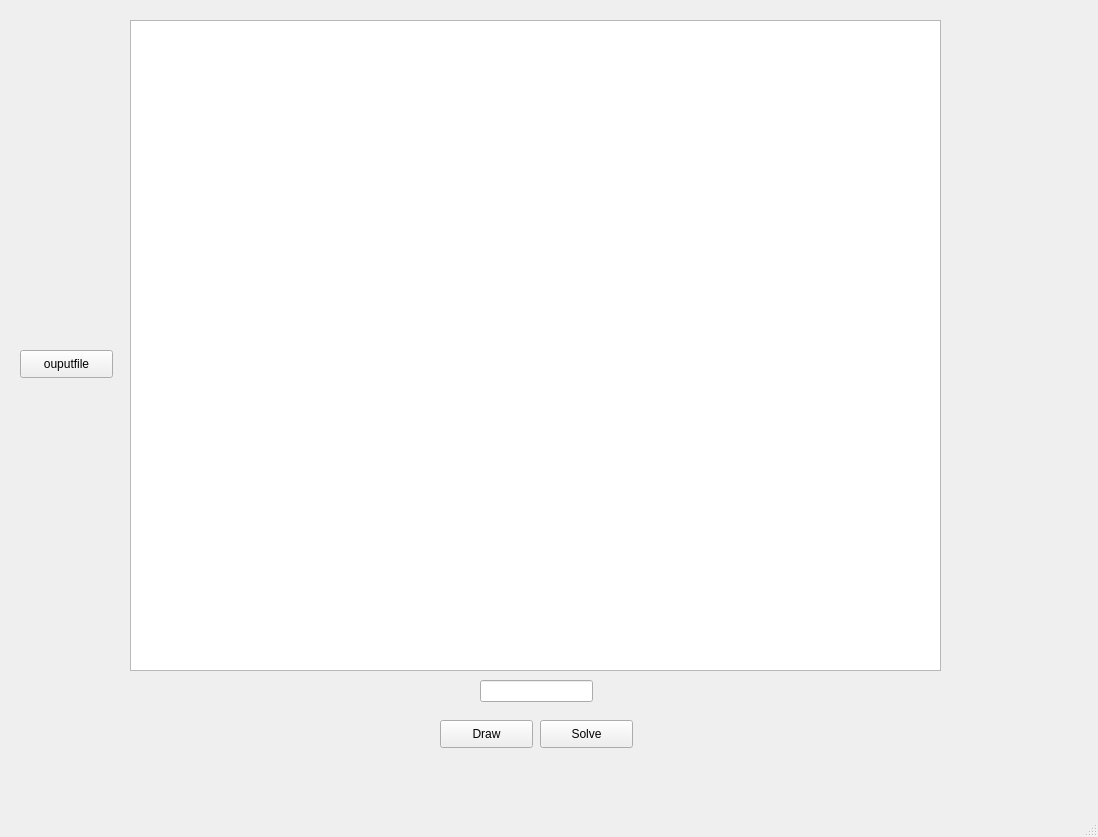
<?xml version="1.0" encoding="UTF-8"?>
<ui version="4.0">
 <class>MainWindow</class>
 <widget class="QMainWindow" name="MainWindow">
  <property name="geometry">
   <rect>
    <x>0</x>
    <y>0</y>
    <width>1098</width>
    <height>837</height>
   </rect>
  </property>
  <property name="windowTitle">
   <string>Problem Solver</string>
  </property>
  <widget class="QWidget" name="centralwidget">
   <widget class="QLineEdit" name="inputnodes">
    <property name="geometry">
     <rect>
      <x>480</x>
      <y>680</y>
      <width>113</width>
      <height>22</height>
     </rect>
    </property>
   </widget>
   <widget class="QPushButton" name="add">
    <property name="geometry">
     <rect>
      <x>440</x>
      <y>720</y>
      <width>93</width>
      <height>28</height>
     </rect>
    </property>
    <property name="text">
     <string>Draw</string>
    </property>
   </widget>
   <widget class="QPushButton" name="reset">
    <property name="geometry">
     <rect>
      <x>540</x>
      <y>720</y>
      <width>93</width>
      <height>28</height>
     </rect>
    </property>
    <property name="text">
     <string>Solve</string>
    </property>
   </widget>
   <widget class="QPlainTextEdit" name="plainTextEdit">
    <property name="geometry">
     <rect>
      <x>130</x>
      <y>20</y>
      <width>811</width>
      <height>651</height>
     </rect>
    </property>
    <property name="font">
     <font>
      <pointsize>27</pointsize>
     </font>
    </property>
    <property name="plainText">
     <string/>
    </property>
   </widget>
   <widget class="QPushButton" name="outputbtn">
    <property name="geometry">
     <rect>
      <x>20</x>
      <y>350</y>
      <width>93</width>
      <height>28</height>
     </rect>
    </property>
    <property name="text">
     <string>ouputfile</string>
    </property>
   </widget>
  </widget>
  <widget class="QMenuBar" name="menubar">
   <property name="geometry">
    <rect>
     <x>0</x>
     <y>0</y>
     <width>1098</width>
     <height>26</height>
    </rect>
   </property>
  </widget>
  <widget class="QStatusBar" name="statusbar"/>
 </widget>
 <resources/>
 <connections/>
</ui>
